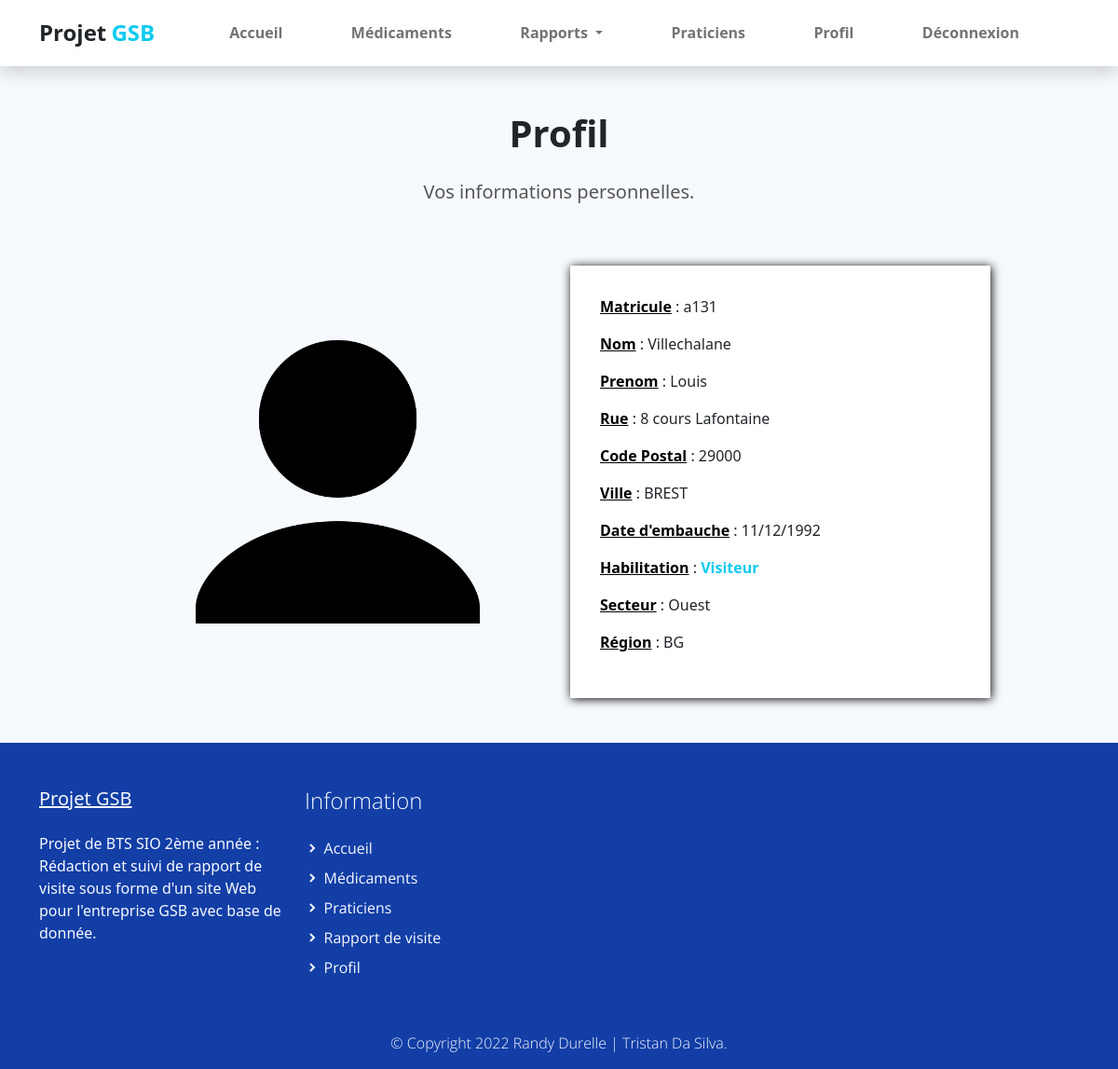
The app's page /index.php?uc=connexion&action=profil (signed in) with its own data.
### tables this page shows
CREATE TABLE IF NOT EXISTS `collaborateur` (
  `COL_MATRICULE` varchar(10) NOT NULL,
  `COL_NOM` varchar(25) DEFAULT NULL,
  `COL_PRENOM` varchar(50) DEFAULT NULL,
  `COL_ADRESSE` varchar(50) DEFAULT NULL,
  `COL_CP` varchar(5) DEFAULT NULL,
  `COL_VILLE` varchar(30) DEFAULT NULL,
  `COL_DATEEMBAUCHE` datetime DEFAULT NULL,
  `HAB_ID` int(11) DEFAULT NULL,
  `SEC_CODE` varchar(1) DEFAULT NULL,
  `REG_CODE` varchar(2) DEFAULT NULL,
  PRIMARY KEY (`COL_MATRICULE`),
  KEY `collaborateur_habilitation0_FK` (`HAB_ID`),
  KEY `collaborateur_secteur0_FK` (`SEC_CODE`),
  KEY `collaborateur_region1_FK` (`REG_CODE`)
);

CREATE TABLE IF NOT EXISTS `habilitation` (
  `HAB_ID` int(11) NOT NULL,
  `HAB_LIB` varchar(30) NOT NULL,
  PRIMARY KEY (`HAB_ID`)
);

CREATE TABLE IF NOT EXISTS `secteur` (
  `SEC_CODE` varchar(1) NOT NULL,
  `SEC_LIBELLE` varchar(15) DEFAULT NULL,
  PRIMARY KEY (`SEC_CODE`)
);

CREATE TABLE IF NOT EXISTS `region` (
  `REG_CODE` varchar(2) NOT NULL,
  `REG_NOM` varchar(50) DEFAULT NULL,
  `SEC_CODE` varchar(1) NOT NULL,
  PRIMARY KEY (`REG_CODE`),
  KEY `region_secteur0_FK` (`SEC_CODE`)
);

### modele/connexion.modele.inc.php (called while the page is built, shortened)
<?php
function getAllInformationCompte($matricule)
{
    try {
        $monPdo = connexionPDO();
        $req = 'SELECT c.`COL_MATRICULE` as `matricule`,c.`COL_NOM` as `nom`,`COL_PRENOM` as `prenom`,c.`COL_ADRESSE` as `adresse`,c.`COL_CP` as `cp`,c.`COL_VILLE` as `ville`, concat(DAY(COL_DATEEMBAUCHE),\'/\',MONTH(`COL_DATEEMBAUCHE`),\'/\',YEAR(`COL_DATEEMBAUCHE`)) as `date_embauche`, h.HAB_LIB as `habilitation` ,s.SEC_LIBELLE as `secteur`, r.REG_CODE as `region` FROM collaborateur c LEFT JOIN secteur s ON s.`SEC_CODE`=c.`SEC_CODE` LEFT JOIN habilitation h ON h.HAB_ID=c.HAB_ID LEFT JOIN region r ON r.REG_CODE=c.REG_CODE WHERE c.COL_MATRICULE="' . $matricule . '"';
        $res = $monPdo->query($req);
        $result = $res->fetch();
        return $result;
    } catch (PDOException $e) {
        print "Erreur !: " . $e->getMessage();
        die();
    }
}

### vues/v_profil.php (the view)
<section class="bg-light">
    <div class="container">
        <div class="structure-hero pt-lg-5 pt-4">
            <h1 class="titre text-center">Profil</h1>
            <p class="text text-center">
                Vos informations personnelles.
            </p>
        </div>
        <div class="row align-items-center justify-content-center">
            <div class="test col-12 col-sm-8 col-lg-6 col-xl-5 col-xxl-4 py-lg-5">
                <img class="img-fluid w-75" src="assets/img/profil.png">
            </div>
            <div class="test col-12 col-sm-8 col-lg-6 col-xl-5 col-xxl-4 py-lg-5 py-3">
                <div class="formulaire">
                    <p><span class="carac">Matricule</span> : <?php echo $info[0] ?></p>
                    <p><span class="carac">Nom</span> : <?php echo $info[1] ?></p>
                    <p><span class="carac">Prenom</span> : <?php echo $info[2] ?></p>
                    <p><span class="carac">Rue</span> : <?php echo $info[3] ?></p>
                    <p><span class="carac">Code Postal</span> : <?php echo $info[4] ?></p>
                    <p><span class="carac">Ville</span> : <?php echo $info[5] ?></p>
                    <p><span class="carac">Date d'embauche</span> : <?php echo $info[6] ?></p>
                    <p><span class="carac">Habilitation</span> : <span style="color:#0DCAF0;font-weight: 700;"> <?php echo $info[7] ?></span></p>
                    <p><span class="carac">Secteur</span> : <?php echo $info[8] ?></p>
                    <p><span class="carac">Région</span> : <?php echo $info[9] ?></p>
                </div>
            </div>
        </div>
</section>

### assets/css/gsb.css (style rules this page uses)
p, a { font-weight: 400; }

### assets/css/custom.css (style rules this page uses)
body, html { height: 100%; margin: 0; padding: 0; }
body { background: #f6f9fe !important; width: 100%; position: relative; display: table; }
.carac { text-decoration: underline; font-weight: 600; color: #000; }
.test { display: flex; flex-direction: column; align-items: center; }
.titre { font-weight: 600; padding-bottom: 1rem; }
.text { font-size: 20; font-weight: 400; color: #555555; }
.formulaire { background-color: white; padding: 2em; box-shadow: 1px 1px 10px black; width: 100%; }
.bg-light { background-color: #f6f9fe; }
.structure-hero { display: flex; flex-direction: column; align-items: center; }

### records on screen
collaborateur: COL_MATRICULE "a131", COL_NOM "Villechalane", COL_PRENOM "Louis", COL_ADRESSE "8 cours Lafontaine", COL_CP "29000", COL_VILLE "BREST", HAB_ID.HAB_LIB "Visiteur", SEC_CODE.SEC_LIBELLE "Ouest", REG_CODE.REG_CODE "BG"

### other values on screen
$info[6] "11/12/1992"
